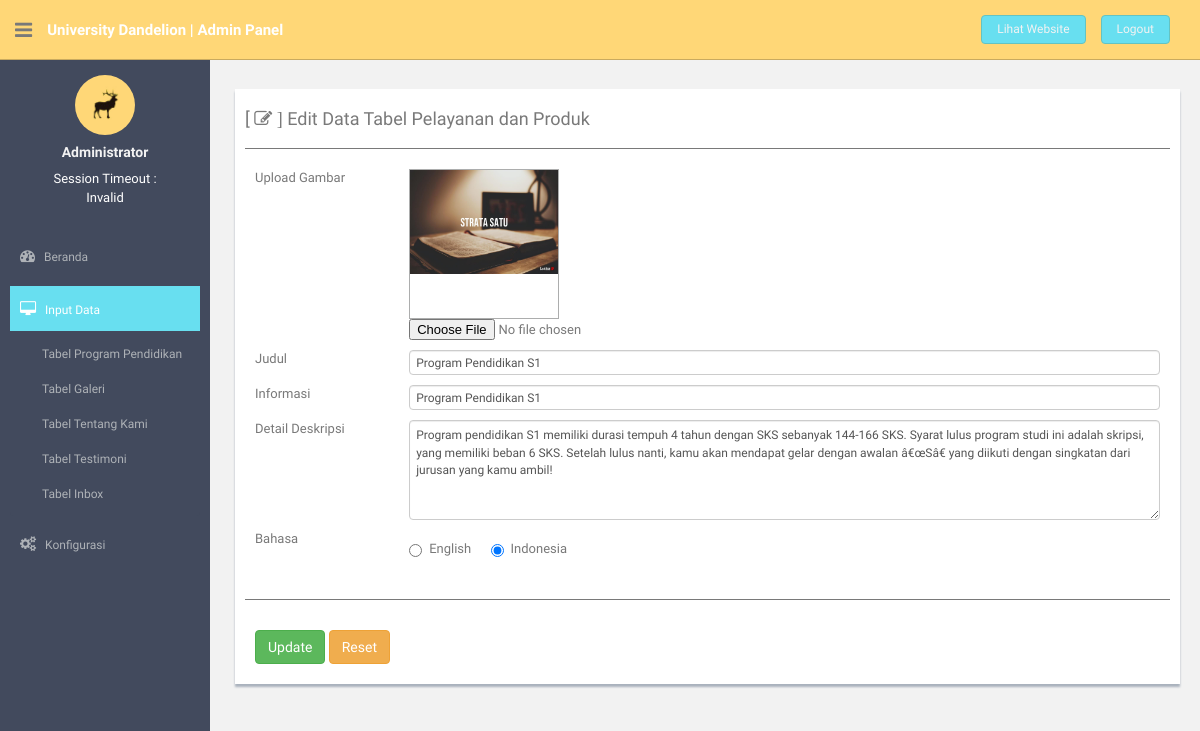
/confpanel/module/mod_services/aksi.php?pelayanandanproduk=edit&id_services=28 (signed in), run on the app's committed database.
### tables this page shows
CREATE TABLE IF NOT EXISTS `tbl_services` (
  `id_services` int(5) NOT NULL AUTO_INCREMENT,
  `pict_services` varchar(100) NOT NULL,
  `title_services` varchar(25) NOT NULL,
  `description_services` text NOT NULL,
  `detail_services` text NOT NULL,
  `lang_services` varchar(5) NOT NULL,
  PRIMARY KEY (`id_services`)
);

### confpanel/module/mod_services/aksi.php (the view, shortened to what this page needs)
<?php
include '../../header_module.php';
include '../../menu_module.php';
include '../../control.php';
$module   = @$_GET['pelayanandanproduk'];
if ($module == "edit"){
    $id_services          = @$_GET['id_services'];
    $edit         = mysqli_query($link, "SELECT * FROM tbl_services WHERE id_services='$id_services'");
    $showservices = mysqli_fetch_array($edit);
    echo " <section id=\"main-content\">
            <section class=\"wrapper\">
             <div class=\"row mt\">
              <div class=\"col-md-12\">
               <div class=\"form-panel\">
                <table class=\"table table-striped table-advance table-hover\">
                 <h4>[ <i class=\"fa fa-edit\"> ]</i> Edit Data Tabel Pelayanan dan Produk</h4>
                  <hr>
                    <form class=\"form-horizontal style-form\" action=\"../../module/mod_services/aksi.php?pelayanandanproduk=update&id_services=$showservices[id_services]\" method=\"POST\" enctype=\"multipart/form-data\">
                      <div class=\"form-group\">
                          <input type=\"hidden\" class=\"form-control\" name=\"id_services\" value=\"$showservices[id_services]\">
                          <label class=\"col-sm-2 col-sm-2 control-label\">Upload Gambar</label>
                          <div class=\"col-sm-10\">
                          <div class=\"project\">
                          <div class=\"photo-wrapper\">
                              <div class=\"photo\">
                                <a class=\"fancybox\" href=\"../../../img/$showservices[pict_services]\">
                                <img id=\"output_image\" class=\"img-responsive\" src=\"../../../img/$showservices[pict_services]\" alt=\"../../../img/$showservices[pict_services]\"></a>
                              </div>
                            </div>
                          </div>
                          <input type=\"file\" accept=\"image/*\" onchange=\"preview_image(this,'preview')\" class=\"\" name=\"pict_services\" value=\"$showservices[pict_services]\" oninvalid=\"alert('Gambar belum di upload !');\"required>
                          </div>
                          <label class=\"col-sm-2 col-sm-2 control-label\">Judul</label>
                          <div class=\"col-sm-10\">
                              <input type=\"text\" class=\"form-control\" name=\"title_services\" value=\"$showservices[title_services]\" oninvalid=\"alert('Judul harus di isi !');\"required>
                          </div>
                          <label class=\"col-sm-2 col-sm-2 control-label\">Informasi</label>
                          <div class=\"col-sm-10\">
                              <input type=\"text\" class=\"form-control\" name=\"description_services\" value=\"$showservices[description_services]\" oninvalid=\"alert('Informasi harus di isi !');\"required>
                          </div>
                          <label class=\"col-sm-2 col-sm-2 control-label\">Detail Deskripsi</label>
                          <div class=\"col-sm-10\">
                              <textarea cols=\"100\" rows=\"5\" type=\"text\" class=\"form-control\" name=\"detail_services\" oninvalid=\"alert('Detail deskripsi harus di isi !');\"required>$showservices[detail_services]</textarea>
                          </div>
                          <label class=\"col-sm-2 col-sm-2 control-label\">Bahasa</label>
                          <div class=\"radio col-sm-10\">
                              <label>";
                              ?>
                              <?php
                              $language_services = @$showservices[lang_services];
                              if ($language_services == "en"){
                                echo"
                                <input type=\"radio\" name=\"lang_services\" id=\"optionsRadios2\" value=\"en\" checked>
                                English
                              </label>
                                &nbsp;&nbsp;&nbsp;&nbsp;
                              <label>
                                <input type=\"radio\" name=\"lang_services\" id=\"optionsRadios1\" value=\"in\">
                                Indonesia
                              </label>";
                              }else{
                                echo"
                                <input type=\"radio\" name=\"lang_services\" id=\"optionsRadios2\" value=\"en\">
                                English
                              </label>
                                &nbsp;&nbsp;&nbsp;&nbsp;
                              <label>
                                <input type=\"radio\" name=\"lang_services\" id=\"optionsRadios1\" value=\"in\" checked>
                                Indonesia
                              </label>";
                              }
                              ?>
                              <?php
                              echo"
                          </div>
                      </div>
                </table>
                  <hr>
                      <div class=\"btn-group1\">
                          <a href=\"../../module/mod_services/aksi.php?pelayanandanproduk=edit&id_services=$showservices[id_services]#\"><button type=\"submit\" name=\"update\" class=\"btn btn-success\">Update</button></a>
                          <a href=\"#\"><button type=\"reset\" name=\"reset\" class=\"btn btn-warning\">Reset</button></a>
                      </div>
                    </form>
               </div>
              </div>
             </div>
            </section>
           </section>";
}
include '../../footer_module.php';
?>

### confpanel/assets/css/style.css (style rules this page uses)
body { color: #797979; background: #f2f2f2; font-family: 'Ruda', sans-serif; padding: 0px !important; margin: 0px !important; font-size:13px; }
a, a:hover, a:focus { text-decoration: none; outline: none; }
hr { margin-top: 20px; margin-bottom: 20px; border: 0; border-top: 1px solid #797979; }
.mt { margin-top: 25px; }
#main-content { margin-left: 220px; }
.wrapper { display: inline-block; margin-top: 15px; padding-left: 10px; padding-right: 15px; padding-bottom: 15px; padding-top: 0px; width: 100%; }
.btn-group1 { background: #ffffff; padding: 10px; }
.photo-wrapper { display: block; position: relative; width: 150px; height: 150px; overflow: hidden; background-color: none; border: solid #acadad 1px; -webkit-transition: background-color 0.4s; -moz-transition: background-color 0.4s; -o-transition: background-color 0.4s; transition: background-color 0.4s; }
.form-panel { background: #ffffff; margin: 10px; padding: 10px; box-shadow: 0px 3px 2px #aab2bd; text-align: left; }
label { font-weight: 400; }

### data on the page
tbl_services: pict_services (picture), title_services "Program Pendidikan S1", description_services "Program Pendidikan S1", detail_services "Program pendidikan S1 memiliki durasi tempuh 4 tahun dengan SKS sebanyak 144-166 SKS. Syarat lulus program studi ini adalah skripsi, yang memiliki beban 6 SKS. Setelah lulus nanti, kamu akan mendapat gelar dengan awalan â€œSâ€ yang diikuti dengan singkatan dari jurusan yang kamu ambil!"
